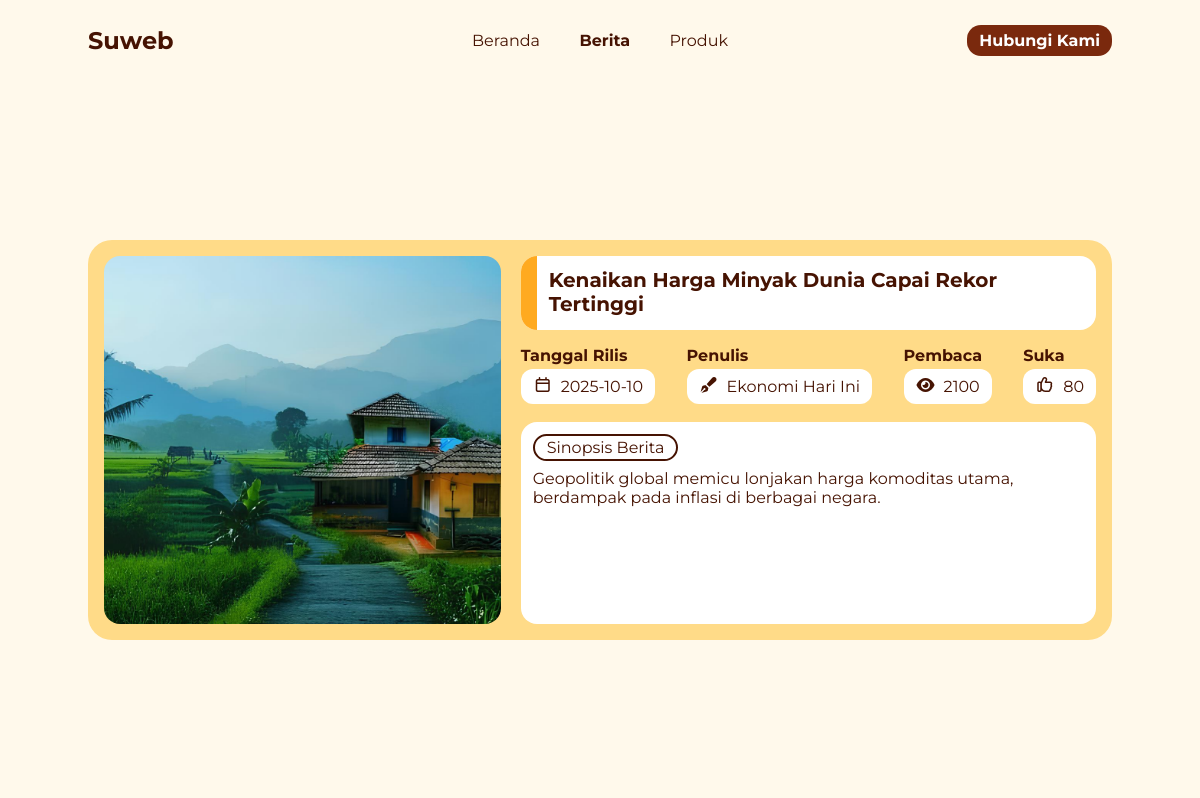
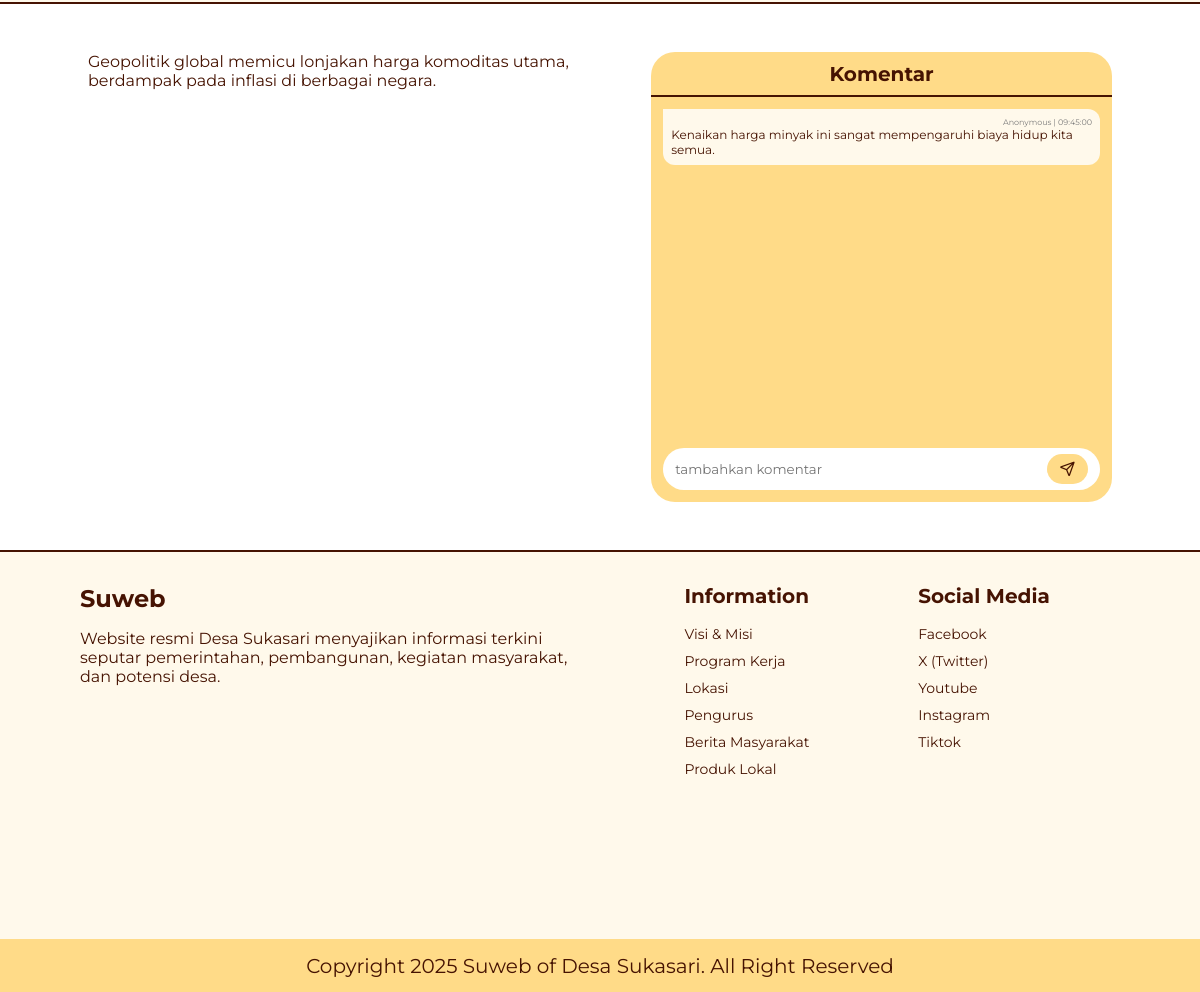
The page /pages/news_item.php?news_id=N003 on the database its author committed (2 pictures, top to bottom).
### tables this page shows
CREATE TABLE news (
    id CHAR(10) PRIMARY KEY,
    news_title VARCHAR(255) NOT NULL,
    news_release_date DATE NOT NULL,
    news_author VARCHAR(100) NOT NULL,
    news_reader INT DEFAULT 0,
    news_likes INT DEFAULT 0,
    news_text LONGTEXT NOT NULL,
    news_img_path VARCHAR(255)
);

CREATE TABLE news_comment (
    id INT PRIMARY KEY AUTO_INCREMENT,
    comment_time_send TIME NOT NULL,
    comment_date_send DATE NOT NULL,
    comment_text LONGTEXT NOT NULL,
    news_id CHAR (10),

    FOREIGN KEY (news_id) REFERENCES news(id)
);

### model/news_model.php (called while the page is built, shortened)
<?php
    $getData = new Database("localhost", "root", "", "news_database", "../initiation/news_query.sql");
    $koneksi = $getData->getConnection();
    function getComment($news_id) {
        global $koneksi;
       $query = "SELECT
                comment_time_send,
                comment_text,
                comment_date_send
              FROM
                news_comment
              WHERE
                news_id = '$news_id'";
        $result = $koneksi->query($query);
        $news = [];
        if ($result) {
            while ($row = $result->fetch_assoc()) {
                $news[] = $row;
            }
        }
        return $news;
    }
?>

### pages/news_item.php (the view, shortened to what this page needs)
<?php
    require '../model/news_model.php';
    $getData = $koneksi;
    if (isset($_GET['news_id'])) {
        $getID = $_GET['news_id'];
        $query = "SELECT * FROM news WHERE id = '$getID'";
        $result = $getData->query($query);
        $getSearchNews = [];
        if ($result) {
            while ($row = $result->fetch_assoc()) {
                $getSearchNews[] = $row;
            }
        }
        $getComment = getComment($getID);
    }
    else {
        $searchTitle = [];
    }
?>
<!DOCTYPE html>
<html lang="id-ID">
<head>
    <link rel="stylesheet" href="https://cdnjs.cloudflare.com/ajax/libs/font-awesome/7.0.1/css/all.min.css" />
    <link rel="stylesheet" href="../static/css/preflight.css">
    <link rel="stylesheet" href="../static/css/library.css">
    <link rel="stylesheet" href="../static/css/navbar.css">
    <link rel="stylesheet" href="../static/css/liquid-glass.css">
    <link rel="stylesheet" href="../static/css/footer.css">
    <link rel="stylesheet" href="../static/css/news_item.css">
</head>
<body class="bg-colonial-white-50">
    <nav id="navbar">
        <div class="container d-flex navbar-container justify-between items-center">
            <div class="nav-logo w-fit h-fit">
                <div>
                    <p class="font-montserrat font-bold text-colonial-white-950">Suweb</p>
                </div>
            </div>
            <div class="nav-list h-fit justify-between">
                <a href="/web_desa/" class="font-montserrat d-inline-block text-colonial-white-950 nav-item ">Beranda</a>
                <a href="/web_desa/pages/news.php" class="font-montserrat d-inline-block text-colonial-white-950 nav-item active">Berita</a>
                <a href="/web_desa/pages/product.php" class="font-montserrat d-inline-block text-colonial-white-950 nav-item">Produk</a>
            </div>
            <div class="nav-action h-full justify-end items-center">
                <a href="/web_desa/pages/contact.php" class="d-inline-block font-montserrat text-white-50 bg-colonial-white-900 font-bold">Hubungi Kami</a>
            </div>
        </div>
    </nav>
    <div class="news-header d-flex items-center">
        <div class="container news-header-container bg-colonial-white-200 d-flex justify-between h-fit">
            <div class="news-header-img">
                <img src="../assets/img/hero-page-image.jpg" alt="" class="w-full h-full object-cover">
            </div>
            <div class="news-header-information d-flex flex-col justify-between">
                <div class="news-header-title bg-white-50 d-flex">
                    <div class="bg-colonial-white-400 h-full"></div>
                    <div class="h-full">
                        <p class="font-montserrat font-bold text-colonial-white-950"><?= $getSearchNews[0]['news_title'] ?></p>
                    </div>
                </div>
                <div class="d-flex">
                    <div class="news-header-release-date">
                        <p class="font-montserrat text-colonial-white-950 font-bold">Tanggal Rilis</p>
                        <div class="bg-white-50 d-flex">
                            <div><i class="fa-regular fa-calendar text-colonial-white-950"></i></div>
                            <p class="font-montserrat text-colonial-white-950"><?= $getSearchNews[0]['news_release_date'] ?></p>
                        </div>
                    </div>
                    <div class="news-header-writer">
                        <p class="font-montserrat text-colonial-white-950 font-bold">Penulis</p>
                        <div class="bg-white-50 d-flex">
                            <div><i class="fa-solid fa-pen-fancy text-colonial-white-950"></i></div>
                            <p class="font-montserrat text-colonial-white-950"><?= $getSearchNews[0]['news_author'] ?></p>
                        </div>
                    </div>
                    <div class="news-header-reader">
                        <p class="font-montserrat text-colonial-white-950 font-bold">Pembaca</p>
                        <div class="bg-white-50 d-flex">
                            <div><i class="fa-solid fa-eye text-colonial-white-950"></i></div>
                            <p class="font-montserrat text-colonial-white-950"><?= $getSearchNews[0]['news_reader'] ?></p>
                        </div>
                    </div>
                    <div class="news-header-like">
                        <p class="font-montserrat text-colonial-white-950 font-bold">Suka</p>
                        <div class="bg-white-50 d-flex">
                            <div><i class="fa-regular fa-thumbs-up text-colonial-white-950"></i></div>
                            <p class="font-montserrat text-colonial-white-950"><?= $getSearchNews[0]['news_likes'] ?></p>
                        </div>
                    </div>
                </div>
                <div class="news-header-short-detail bg-white-50">
                    <div class="w-fit">
                        <p class="font-montserrat text-colonial-white-950">Sinopsis Berita</p>
                    </div>
                    <div>
                        <p class="font-montserrat text-colonial-white-950"><?= $getSearchNews[0]['news_text'] ?></p>
                    </div>
                </div>
            </div>
        </div>
    </div>
    <div class="news-detail w-full h-fit bg-white-50" id="news-detail">
        <div class="container news-detail-container d-flex justify-between">
            <div class="news">
                <p class="font-montserrat text-colonial-white-950"><?= $getSearchNews[0]['news_text'] ?></p>
            </div>
            <div class="news-comments bg-colonial-white-200">
                <div class="news-comment-header w-full d-flex justify-center items-center">
                    <p class="font-montserrat font-bold text-colonial-white-950">Komentar</p>
                </div>
                <div class="news-comment-container w-full">
                    <div class="w-full h-full">
                        <?php foreach ($getComment as $comment): ?>
                            <div class="comment w-fit h-fit bg-colonial-white-50">
                                <p class="comment-identification font-montserrat text-white-500">Anonymous | <?= $comment['comment_time_send'] ?></p>
                                <p class="comment-content font-montserrat text-colonial-white-950"><?= $comment['comment_text'] ?></p>
                            </div>
                        <?php endforeach; ?>
                    </div>
                </div>
                <div class="news-comment-send w-full">
                    <form action="#news-detail" method="POST" class="w-full h-full bg-white-50 d-flex justify-between">
                        <input type="text" placeholder="tambahkan komentar" class="font-montserrat h-full text-colonial-white-950" name="comment">
                        <button class="bg-colonial-white-200 h-full d-flex justify-center items-center" name="send_comment"><i class="fa-regular fa-paper-plane text-colonial-white-950"></i></button>
                    </form>
                </div>
            </div>
        </div>
    </div>
    <footer class="w-full">
        <div class="footer-content d-flex font-montserrat">
            <div class="footer-information h-full">
                <div class="footer-icon">
                    <div class="footer-icon-detail">
                        <p class="font-bold text-colonial-white-950">Suweb</p>
                    </div>
                    <div class="footer-information-detail">
                        <p class="text-colonial-white-950">Website resmi Desa Sukasari menyajikan informasi terkini seputar pemerintahan, pembangunan, kegiatan masyarakat, dan potensi desa.</p>
                    </div>
                </div>
            </div>
            <div class="footer-list-information h-full text-colonial-white-950">
                <p class="font-bold">Information</p>
                <ul>
                    <li><a href="" class="text-colonial-white-950">Visi & Misi</a></li>
                    <li><a href="" class="text-colonial-white-950">Program Kerja</a></li>
                    <li><a href="" class="text-colonial-white-950">Lokasi</a></li>
                    <li><a href="" class="text-colonial-white-950">Pengurus</a></li>
                    <li><a href="" class="text-colonial-white-950">Berita Masyarakat</a></li>
                    <li><a href="" class="text-colonial-white-950">Produk Lokal</a></li>
                </ul>
            </div>
            <div class="footer-list-social-media h-full text-colonial-white-950">
                <p class="font-bold">Social Media</p>
                <ul>
                    <li><a href="" class="text-colonial-white-950">Facebook</a></li>
                    <li><a href="" class="text-colonial-white-950">X (Twitter)</a></li>
                    <li><a href="" class="text-colonial-white-950">Youtube</a></li>
                    <li><a href="" class="text-colonial-white-950">Instagram</a></li>
                    <li><a href="" class="text-colonial-white-950">Tiktok</a></li>
                </ul>
            </div>
        </div>
        <div class="footer-copyright bg-colonial-white-200 d-flex justify-center items-center">
            <p class="font-montserrat text-colonial-white-950">Copyright 2025 Suweb of Desa Sukasari. All Right Reserved</p>
        </div>
    </footer>
</body>
</html>

### static/css/preflight.css (style rules this page uses)
body { width: 100%; }
ol, ul, menu { list-style: none; }
a { text-decoration: none; color: black; }
img, video { max-width: 100%; height: auto; }

### static/css/library.css (style rules this page uses)
:root { --color-colonial-white-50: #FFF9EB; --color-colonial-white-100: #FFEBDD; --color-colonial-white-200: #FFDB88; --color-colonial-white-300: #FFC24A; --color-colonial-white-400: #FFAA20; --color-colonial-white-500: #F98607; --color-colonial-white-600: #DD6002; --color-colonial-white-700: #B74106; --color-colonial-white-800: #94310C; --color-colonial-white-900: #7A290D; --color-colonial-white-950: #461302; --color-white-50: #FFFFFF; --color-white-100: #EFEFEF; --color-white-200: #DCDCDC; --color-white-300: #BDBDBD; --color-white-400: #989898; --color-white-500: #7C7C7C; --color-white-600: #656565; --color-white-700: #525252; --color-white-800: #464646; --color-white-900: #3D3D3D; --color-white-950: #292929; --color-malachite-50: #E1FBDD; --color-malachite-100: #E1FBDD; --color-malachite-200: #C5F5BD; --color-malachite-300: #95EC89; --color-malachite-400: #5EDA4E; --color-malachite-500: #3AC828; --color-malachite-600: #299F1A; --color-malachite-700: #237D18; --color-malachite-800: #1F6318; --color-malachite-900: #1B5116; --color-malachite-950: #092D06; --color-persian-red-50: #FEF2F2; --color-persian-red-100: #FDE3E3; --color-persian-red-200: #FCCCCC; --color-persian-red-300: #F9A8A8; --color-persian-red-400: #F37676; --color-persian-red-500: #E84B4B; --color-persian-red-600: #C82828; --color-persian-red-700: #B32222; --color-persian-red-800: #942020; --color-persian-red-900: #7B2121; --color-persian-red-950: #430C0C; }
.container { width: 100%; padding: 0 2rem; }
@media (min-width: 600px) { .container { width: 550px; margin: auto; } }
@media (min-width: 768px) { .container { width: 700px; margin: auto; padding: 0; } }
@media (min-width: 992px) { .container { width: 836px; margin: auto; } }
@media (min-width: 1200px) { .container { width: 1024px; margin: auto; } }
.font-montserrat { font-family: "Montserrat", sans-serif; }
.w-fit { width: fit-content; }
.h-fit { height: fit-content; }
.w-full { width: 100%; }
.h-full { height: 100%; }
.d-flex { display: flex; }
.d-inline-block { display: inline-block; }
.flex-col { flex-direction: column; }
.justify-center { justify-content: center; }
.justify-between { justify-content: space-between; }
.justify-end { justify-content: end; }
.items-center { align-items: center; }
.active { font-weight: bold; }
.font-bold { font-weight: bold; }
.object-cover { object-fit: cover; }
.bg-colonial-white-50 { background-color: var(--color-colonial-white-50); }
.bg-colonial-white-200 { background-color: var(--color-colonial-white-200); }
.bg-colonial-white-400 { background-color: var(--color-colonial-white-400); }
.bg-colonial-white-900 { background-color: var(--color-colonial-white-900); }
.bg-white-50 { background-color: var(--color-white-50); }
.text-colonial-white-950 { color: var(--color-colonial-white-950); }
.text-white-50 { color: var(--color-white-50); }
.text-white-500 { color: var(--color-white-500); }

### static/css/navbar.css (style rules this page uses)
.navbar-container { height: 10vh; }
.nav-logo { width: 20%; }
.nav-logo > div:nth-child(2) { font-size: 24px; }
#navbar { position: relative; }
.nav-list, .nav-action { display: none; }
.nav-list { width: 25%; }
.nav-item { padding: 12px 0; width: fit-content; }
.nav-action > a { padding: 8px 16px 8px 16px; border-radius: 16px; }
#navbar { position: sticky; top: 0; left: 0; z-index: 99999; }
@media (min-width: 768px) { .nav-list, .nav-action { display: flex; } }
@media (min-width: 768px) { .nav-list { width: 30%; } }
@media (min-width: 768px) { .nav-item { font-size: 14px; } }
@media (min-width: 768px) { .nav-action > a { font-size: 14px; padding: 6px 12px 6px 12px; border-radius: 14px; } }
@media (min-width: 768px) { .nav-action { width: 25%; } }
@media (min-width: 992px) { .nav-list { width: 25%; } }
@media (min-width: 992px) { .nav-item { font-size: 16px; } }
@media (min-width: 992px) { .nav-action > a { font-size: 16px; } }
@media (min-width: 992px) { .nav-action { width: 20%; } }

### rows shown on the page
news: news_title "Kenaikan Harga Minyak Dunia Capai Rekor Tertinggi", news_release_date "2025-10-10", news_author "Ekonomi Hari Ini", news_reader "2100", news_likes "80", news_text "Geopolitik global memicu lonjakan harga komoditas utama, berdampak pada inflasi di berbagai negara."
news_comment: comment_time_send "09:45:00", comment_text "Kenaikan harga minyak ini sangat mempengaruhi biaya hidup kita semua."
